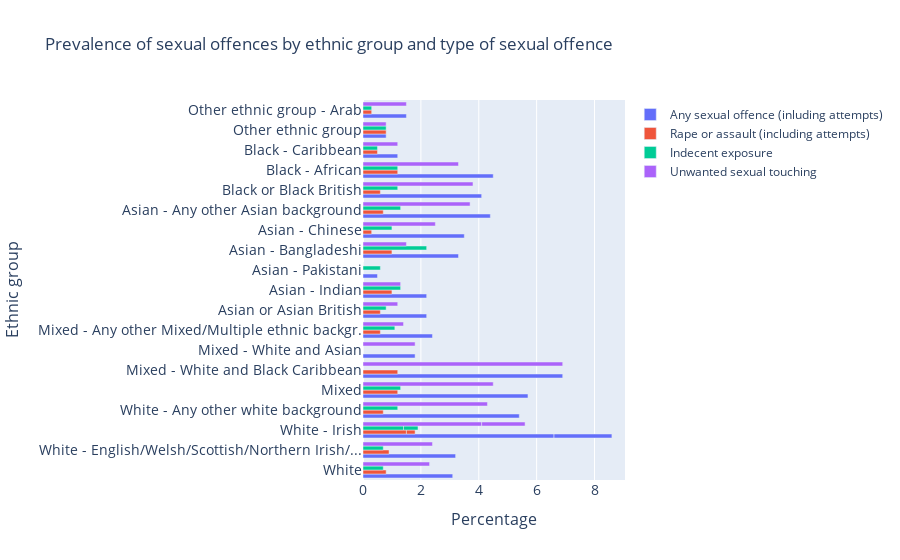

The cell this chart's notebook holds for it:
### Code cell
# For the graph 2. we plot an interactive line plot
# x-axis: ethnic group
# y-axis: type of sexual offences 

ethnic_group=["White","White - English/Welsh/Scottish/Northern Irish/...","White - Irish","White - Irish",
    "White - Any other white background","Mixed","Mixed - White and Black Caribbean","Mixed - White and Asian",
    "Mixed - Any other Mixed/Multiple ethnic backgr.","Asian or Asian British","Asian - Indian","Asian - Pakistani",
    "Asian - Bangladeshi","Asian - Chinese","Asian - Any other Asian background","Black or Black British",
    "Black - African","Black - Caribbean","Other ethnic group","Other ethnic group - Arab",
    "Other ethnic group - Any other ethnic group"]
any_sexual_offence=df7_bis[8:28][df7_bis.columns[0]]
rape_or_assault=df7_bis[8:28][df7_bis.columns[1]]
indecent_exposure=df7_bis[8:28][df7_bis.columns[3]]
sexual_touching=df7_bis[8:28][df7_bis.columns[4]]


fig = go.Figure(data=[
    go.Bar(name='Any sexual offence (inluding attempts)', 
           x=any_sexual_offence,
           y=ethnic_group,orientation='h'),
    go.Bar(name='Rape or assault (including attempts)', 
           x=rape_or_assault, 
           y=ethnic_group,orientation='h'),
    go.Bar(name='Indecent exposure', 
           x=indecent_exposure, 
           y=ethnic_group,orientation='h'),
    go.Bar(name='Unwanted sexual touching', 
           x=sexual_touching, 
           y=ethnic_group,orientation='h')
])

# Change the bar mode
fig.update_layout(barmode='group',
                  title='Prevalence of sexual offences by ethnic group and type of sexual offence',
                  xaxis=dict(
                    title='Percentage',
                    titlefont_size=16,
                    tickfont_size=14,),
                  yaxis=dict(
                    title='Ethnic group',
                    titlefont_size=16,
                    tickfont_size=14)
                 )
fig.show()

fig.write_html('/Users/jutti/Documents/QM2SRQ1-2/Visualisations/Ethnic group.html')

### Figure 1 — Plotly figure (JSON) as saved in the notebook; plotly's stock layout.template omitted (floating-point values rounded to 4 significant figures)
{"data": [{"name": "Any sexual offence (inluding attempts)", "orientation": "h", "type": "bar", "x": [3.1, 3.2, 6.6, 2, 5.4, 5.7, 6.9, 1.8, 2.4, 2.2, 2.2, 0.5, 3.3, 3.5, 4.4, 4.1, 4.5, 1.2, 0.8, 1.5], "y": ["White", "White - English/Welsh/Scottish/Northern Irish/...", "White - Irish", "White - Irish", "White - Any other white background", "Mixed", "Mixed - White and Black Caribbean", "Mixed - White and Asian", "Mixed - Any other Mixed/Multiple ethnic backgr.", "Asian or Asian British", "Asian - Indian", "Asian - Pakistani", "Asian - Bangladeshi", "Asian - Chinese", "Asian - Any other Asian background", "Black or Black British", "Black - African", "Black - Caribbean", "Other ethnic group", "Other ethnic group - Arab", "Other ethnic group - Any other ethnic group"]}, {"name": "Rape or assault (including attempts)", "orientation": "h", "type": "bar", "x": [0.8, 0.9, 1.5, 0.3, 0.7, 1.2, 1.2, 0, 0.6, 0.6, 1, 0, 1, 0.3, 0.7, 0.6, 1.2, 0.5, 0.8, 0.3], "y": ["White", "White - English/Welsh/Scottish/Northern Irish/...", "White - Irish", "White - Irish", "White - Any other white background", "Mixed", "Mixed - White and Black Caribbean", "Mixed - White and Asian", "Mixed - Any other Mixed/Multiple ethnic backgr.", "Asian or Asian British", "Asian - Indian", "Asian - Pakistani", "Asian - Bangladeshi", "Asian - Chinese", "Asian - Any other Asian background", "Black or Black British", "Black - African", "Black - Caribbean", "Other ethnic group", "Other ethnic group - Arab", "Other ethnic group - Any other ethnic group"]}, {"name": "Indecent exposure", "orientation": "h", "type": "bar", "x": [0.7, 0.7, 1.4, 0.5, 1.2, 1.3, 0, 0, 1.1, 0.8, 1.3, 0.6, 2.2, 1, 1.3, 1.2, 1.2, 0.5, 0.8, 0.3], "y": ["White", "White - English/Welsh/Scottish/Northern Irish/...", "White - Irish", "White - Irish", "White - Any other white background", "Mixed", "Mixed - White and Black Caribbean", "Mixed - White and Asian", "Mixed - Any other Mixed/Multiple ethnic backgr.", "Asian or Asian British", "Asian - Indian", "Asian - Pakistani", "Asian - Bangladeshi", "Asian - Chinese", "Asian - Any other Asian background", "Black or Black British", "Black - African", "Black - Caribbean", "Other ethnic group", "Other ethnic group - Arab", "Other ethnic group - Any other ethnic group"]}, {"name": "Unwanted sexual touching", "orientation": "h", "type": "bar", "x": [2.3, 2.4, 4.1, 1.5, 4.3, 4.5, 6.9, 1.8, 1.4, 1.2, 1.3, 0, 1.5, 2.5, 3.7, 3.8, 3.3, 1.2, 0.8, 1.5], "y": ["White", "White - English/Welsh/Scottish/Northern Irish/...", "White - Irish", "White - Irish", "White - Any other white background", "Mixed", "Mixed - White and Black Caribbean", "Mixed - White and Asian", "Mixed - Any other Mixed/Multiple ethnic backgr.", "Asian or Asian British", "Asian - Indian", "Asian - Pakistani", "Asian - Bangladeshi", "Asian - Chinese", "Asian - Any other Asian background", "Black or Black British", "Black - African", "Black - Caribbean", "Other ethnic group", "Other ethnic group - Arab", "Other ethnic group - Any other ethnic group"]}], "layout": {"barmode": "group", "title": {"text": "Prevalence of sexual offences by ethnic group and type of sexual offence"}, "xaxis": {"tickfont": {"size": 14}, "title": {"font": {"size": 16}, "text": "Percentage"}}, "yaxis": {"tickfont": {"size": 14}, "title": {"font": {"size": 16}, "text": "Ethnic group"}}}}
